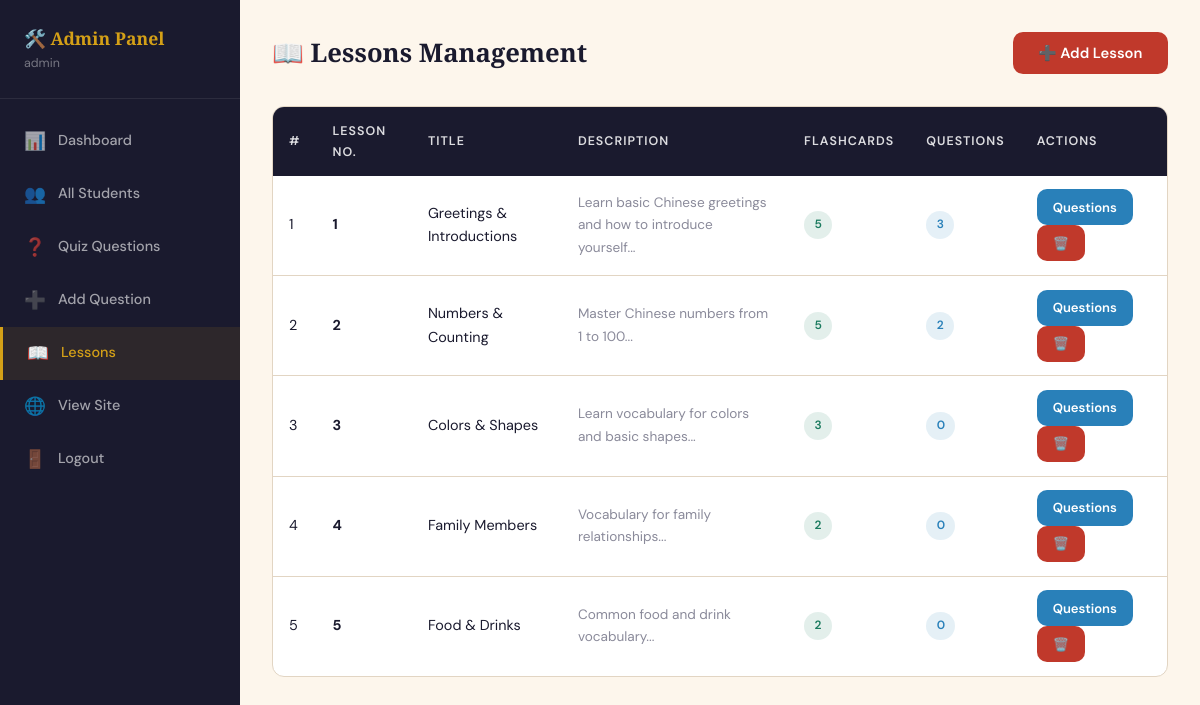
The page /lessons.php (signed in) on the database its author committed.
### tables this page shows
CREATE TABLE lessons (
    lesson_id INT AUTO_INCREMENT PRIMARY KEY,
    lesson_title VARCHAR(255) NOT NULL,
    lesson_number INT NOT NULL,
    description TEXT,
    created_at TIMESTAMP DEFAULT CURRENT_TIMESTAMP
);

### db.php (called while the page is built, shortened)
<?php
function h($str) {
    return htmlspecialchars($str ?? '', ENT_QUOTES, 'UTF-8');
}
?>

### lessons.php (the view, shortened to what this page needs)
<?php
require_once '../includes/db.php';
$lessons = $pdo->query("
  SELECT l.*, COUNT(DISTINCT f.flashcard_id) AS card_count, COUNT(DISTINCT q.question_id) AS q_count
  FROM lessons l
  LEFT JOIN flashcards f ON f.lesson_id=l.lesson_id
  LEFT JOIN quiz_questions q ON q.lesson_id=l.lesson_id
  GROUP BY l.lesson_id ORDER BY l.lesson_number
")->fetchAll();
?>
<!DOCTYPE html>
<html lang="en">
<head>
  <link rel="stylesheet" href="../css/style.css"/>
</head>
<body>
<div class="admin-layout">
<aside class="admin-sidebar">
  <div class="sidebar-brand"><h2>🛠️ Admin Panel</h2><p><?= h($_SESSION['admin_name']) ?></p></div>
  <ul class="sidebar-nav">
    <li><a href="index.php"><span class="nav-icon">📊</span> Dashboard</a></li>
    <li><a href="students.php"><span class="nav-icon">👥</span> All Students</a></li>
    <li><a href="questions.php"><span class="nav-icon">❓</span> Quiz Questions</a></li>
    <li><a href="add_question.php"><span class="nav-icon">➕</span> Add Question</a></li>
    <li><a href="lessons.php" class="active"><span class="nav-icon">📖</span> Lessons</a></li>
    <li><a href="../index.php"><span class="nav-icon">🌐</span> View Site</a></li>
    <li><a href="logout.php"><span class="nav-icon">🚪</span> Logout</a></li>
  </ul>
</aside>
<main class="admin-main">
  <div class="admin-topbar">
    <h1>📖 Lessons Management</h1>
    <button onclick="openModal('add-lesson-modal')" class="btn btn-primary">➕ Add Lesson</button>
  </div>
  <div class="card">
    <div class="table-wrap">
      <table>
        <thead><tr><th>#</th><th>Lesson No.</th><th>Title</th><th>Description</th><th>Flashcards</th><th>Questions</th><th>Actions</th></tr></thead>
        <tbody>
          <?php foreach ($lessons as $l): ?>
          <tr>
            <td><?= $l['lesson_id'] ?></td>
            <td><strong><?= $l['lesson_number'] ?></strong></td>
            <td><?= h($l['lesson_title']) ?></td>
            <td style="font-size:0.85rem;color:var(--muted)"><?= h(substr($l['description']??'',0,60)) ?>...</td>
            <td><span class="badge badge-green"><?= $l['card_count'] ?></span></td>
            <td><span class="badge badge-blue"><?= $l['q_count'] ?></span></td>
            <td>
              <a href="questions.php?lesson=<?= $l['lesson_id'] ?>" class="btn btn-sky btn-sm">Questions</a>
              <a href="lessons.php?delete=<?= $l['lesson_id'] ?>" class="btn btn-primary btn-sm" onclick="return confirm('Delete lesson and all its data?')">🗑️</a>
            </td>
          </tr>
          <?php endforeach; ?>
        </tbody>
      </table>
    </div>
  </div>
</main>
</div>
</body>
</html>

### style.css (style rules this page uses)
:root { --ink: #1a1a2e; --ink-soft: #2d2d4e; --parchment: #fdf6ec; --paper: #f5ede0; --vermillion: #c0392b; --gold: #d4a017; --jade: #1a7a5e; --sky: #2980b9; --muted: #8a8a9a; --border: #e2d5c3; --white: #ffffff; --shadow: 0 4px 24px rgba(26,26,46,0.10); --shadow-lg: 0 8px 48px rgba(26,26,46,0.18); --radius: 12px; --radius-lg: 20px; --transition: all 0.28s cubic-bezier(0.4,0,0.2,1); }
*, *::before, *::after { box-sizing: border-box; margin: 0; padding: 0; }
html { scroll-behavior: smooth; }
body { font-family: 'DM Sans', sans-serif; background: var(--parchment); color: var(--ink); min-height: 100vh; line-height: 1.65; }
.btn { display: inline-flex; align-items: center; gap: 0.5rem; font-family: 'DM Sans', sans-serif; font-size: 0.92rem; font-weight: 600; padding: 0.7rem 1.6rem; border-radius: 10px; border: none; cursor: pointer; transition: var(--transition); text-decoration: none; }
.btn-primary { background: var(--vermillion); color: white; }
.btn-sm { padding: 0.45rem 1rem; font-size: 0.82rem; }
.btn-sky { background: var(--sky); color: white; }
.card { background: var(--white); border: 1px solid var(--border); border-radius: var(--radius); overflow: hidden; }
.table-wrap { overflow-x: auto; }
table { width: 100%; border-collapse: collapse; }
th { background: var(--ink); color: rgba(255,255,255,0.85); font-size: 0.78rem; font-weight: 600; letter-spacing: 0.08em; text-transform: uppercase; padding: 0.85rem 1rem; text-align: left; }
td { padding: 0.85rem 1rem; border-bottom: 1px solid var(--border); font-size: 0.9rem; color: var(--ink); }
tr:last-child td { border-bottom: none; }
.badge { display: inline-flex; align-items: center; gap: 0.3rem; padding: 0.25rem 0.65rem; border-radius: 20px; font-size: 0.75rem; font-weight: 600; }
.badge-green { background: rgba(26,122,94,0.12); color: var(--jade); }
.badge-blue { background: rgba(41,128,185,0.12); color: var(--sky); }
.admin-sidebar { width: 240px; background: var(--ink); min-height: 100vh; padding: 1.5rem 0; flex-shrink: 0; }
.admin-sidebar .sidebar-brand { padding: 0 1.5rem 1.5rem; border-bottom: 1px solid rgba(255,255,255,0.08); margin-bottom: 1rem; }
.admin-sidebar .sidebar-brand h2 { font-family: 'Playfair Display', serif; color: var(--gold); font-size: 1.1rem; }
.admin-sidebar .sidebar-brand p { color: rgba(255,255,255,0.4); font-size: 0.78rem; }
.sidebar-nav { list-style: none; }
.sidebar-nav li a { display: flex; align-items: center; gap: 0.75rem; padding: 0.75rem 1.5rem; color: rgba(255,255,255,0.6); text-decoration: none; font-size: 0.9rem; font-weight: 500; transition: var(--transition); }
.sidebar-nav li a:hover, .sidebar-nav li a.active { color: var(--gold); background: rgba(212,160,23,0.1); border-left: 3px solid var(--gold); }
.sidebar-nav li a .nav-icon { font-size: 1.1rem; }
.admin-layout { display: flex; min-height: 100vh; }
.admin-main { flex: 1; padding: 2rem; background: var(--parchment); overflow-x: hidden; }
.admin-topbar { display: flex; align-items: center; justify-content: space-between; margin-bottom: 2rem; }
.admin-topbar h1 { font-family: 'Playfair Display', serif; font-size: 1.6rem; font-weight: 700; }

### rows shown on the page
lessons: lesson_id "1", lesson_number "1", lesson_title "Greetings & Introductions", description "Learn basic Chinese greetings and how to introduce yourself", card_count "5", q_count "3"
lessons: lesson_id "2", lesson_number "2", lesson_title "Numbers & Counting", description "Master Chinese numbers from 1 to 100", card_count "5", q_count "2"
lessons: lesson_id "3", lesson_number "3", lesson_title "Colors & Shapes", description "Learn vocabulary for colors and basic shapes", card_count "3", q_count "0"
lessons: lesson_id "4", lesson_number "4", lesson_title "Family Members", description "Vocabulary for family relationships", card_count "2", q_count "0"
lessons: lesson_id "5", lesson_number "5", lesson_title "Food & Drinks", description "Common food and drink vocabulary", card_count "2", q_count "0"

### other values the page prints
$_SESSION['admin_name'] "admin"
